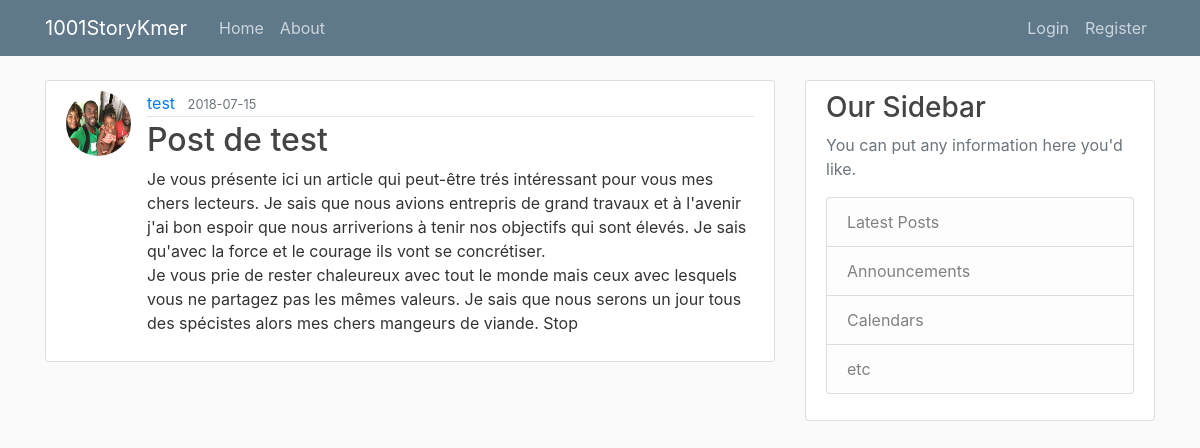
Before: /post/4 with the older database file.
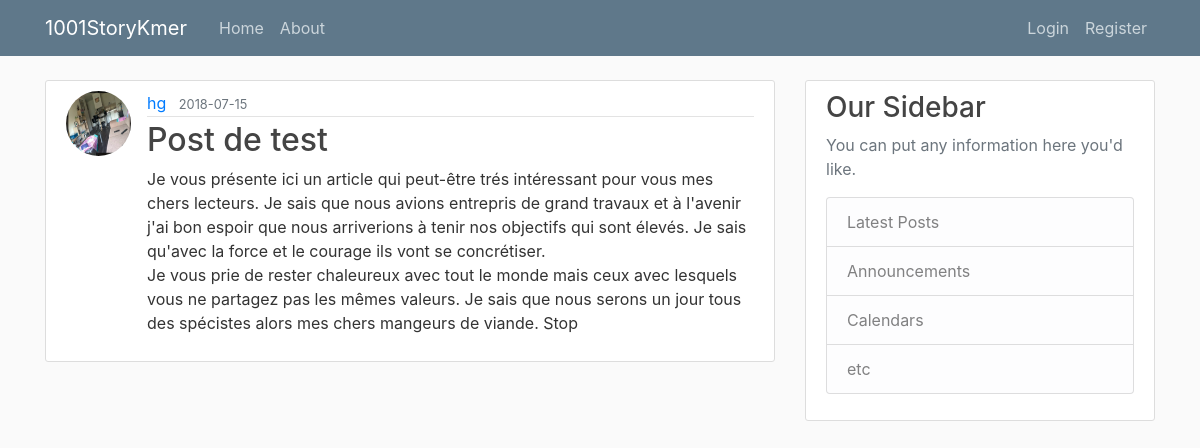
After: the same page with the newer database file.
### flaskblog/models.py (models this page shows, shortened)
class User(db.Model, UserMixin):
	id = db.Column(db.Integer, primary_key=True)
	username = db.Column(db.String(20), unique=True, nullable=False)
	email = db.Column(db.String(120), unique=True, nullable=False)
	image_file = db.Column(db.String(20),nullable=False,default='default.jpg')
	password = db.Column(db.String(60),nullable=False)
	posts = db.relationship('Post', backref='author', lazy=True)

### flaskblog/routes.py (the view)
@app.route("/post/<int:post_id>")
def post(post_id):
    post = Post.query.get_or_404(post_id)
    return render_template('post.html', title=post.title, post=post)

### flaskblog/templates/post.html (shortened to what this page needs)
{% extends "layout.html" %}
{% block content %}
  <article class="media content-section">
    <img class="rounded-circle article-img" src="{{ url_for('static', filename='profile_pics/' + post.author.image_file) }}">
    <div class="media-body">
      <div class="article-metadata">
        <a class="mr-2" href="{{ url_for('user_posts', username=post.author.username )}}">{{ post.author.username }}</a>
        <small class="text-muted">{{ post.date_posted.strftime('%Y-%m-%d') }}</small>
      </div>
      <h2 class="article-title">{{ post.title }}</h2>
      <p class="article-content">{{ post.content }}</p>
    </div>
  </article>
{% endblock content %}

Changed rows visible on the page:
changed User: image_file: picture added in place of a placeholder; author.username "test" → "hg"
